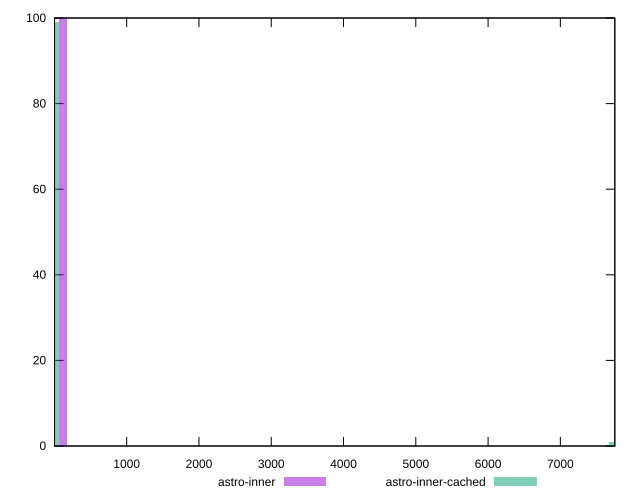

Recreate this plot in gnuplot.
reset

$astroInner <<EOF
115.47338131291092 100
EOF

$astroInnerCached <<EOF
7736.716547965031 1
0 99
EOF

set key outside below
set boxwidth 115.47338131291092
set xrange [1.7409999999999999:7753.482]
set yrange [0:100]
set trange [0:100]
set style fill transparent solid 0.5 noborder
set terminal svg size 640, 500 enhanced background rgb 'white'
set output "reports/report_00033_2021-03-01T14-23-16.841Z/server-response-time/comparison/histogram/2_vs_3.svg"

plot $astroInner title "astro-inner" with boxes, \
     $astroInnerCached title "astro-inner-cached" with boxes

reset
